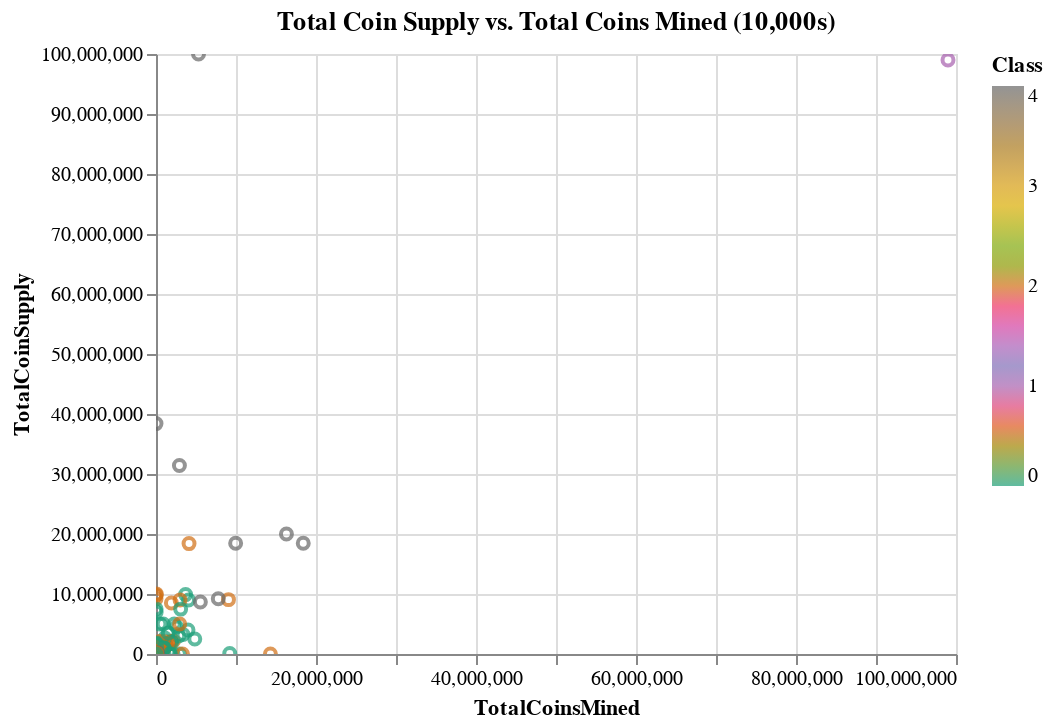

Write notebook code for a chart like this one.
### Code cell
# Plot the scatter with x="TotalCoinsMined" and y="TotalCoinSupply"
fig = alt.Chart(clustered_df).mark_point().encode(
    x="TotalCoinsMined",
    y="TotalCoinSupply",
    tooltip=["CoinName", "Algorithm", "TotalCoinsMined", "TotalCoinSupply", "Class"],
    color=alt.Color("Class",scale=alt.Scale(scheme='dark2'))
).properties(title="Total Coin Supply vs. Total Coins Mined (10,000s)").interactive()
    
fig

### Figure 1 — Vega-Lite specification as saved in the notebook (floating-point values rounded to 4 significant figures; data arrays with more than 128 entries replaced by an {"elided": "..."} marker saying what was removed)
{"config": {"view": {"continuousWidth": 400, "continuousHeight": 300}}, "data": {"name": "data-0bb2f90ee703892d4a794725125aa281"}, "mark": "point", "encoding": {"color": {"type": "quantitative", "field": "Class", "scale": {"scheme": "dark2"}}, "tooltip": [{"type": "nominal", "field": "CoinName"}, {"type": "nominal", "field": "Algorithm"}, {"type": "quantitative", "field": "TotalCoinsMined"}, {"type": "quantitative", "field": "TotalCoinSupply"}, {"type": "quantitative", "field": "Class"}], "x": {"type": "quantitative", "field": "TotalCoinsMined"}, "y": {"type": "quantitative", "field": "TotalCoinSupply"}}, "selection": {"selector008": {"type": "interval", "bind": "scales", "encodings": ["x", "y"]}}, "title": "Total Coin Supply vs. Total Coins Mined (10,000s)", "$schema": "https://vega.github.io/schema/vega-lite/v4.8.1.json", "datasets": {"data-0bb2f90ee703892d4a794725125aa281": {"elided": "532 records"}}}
